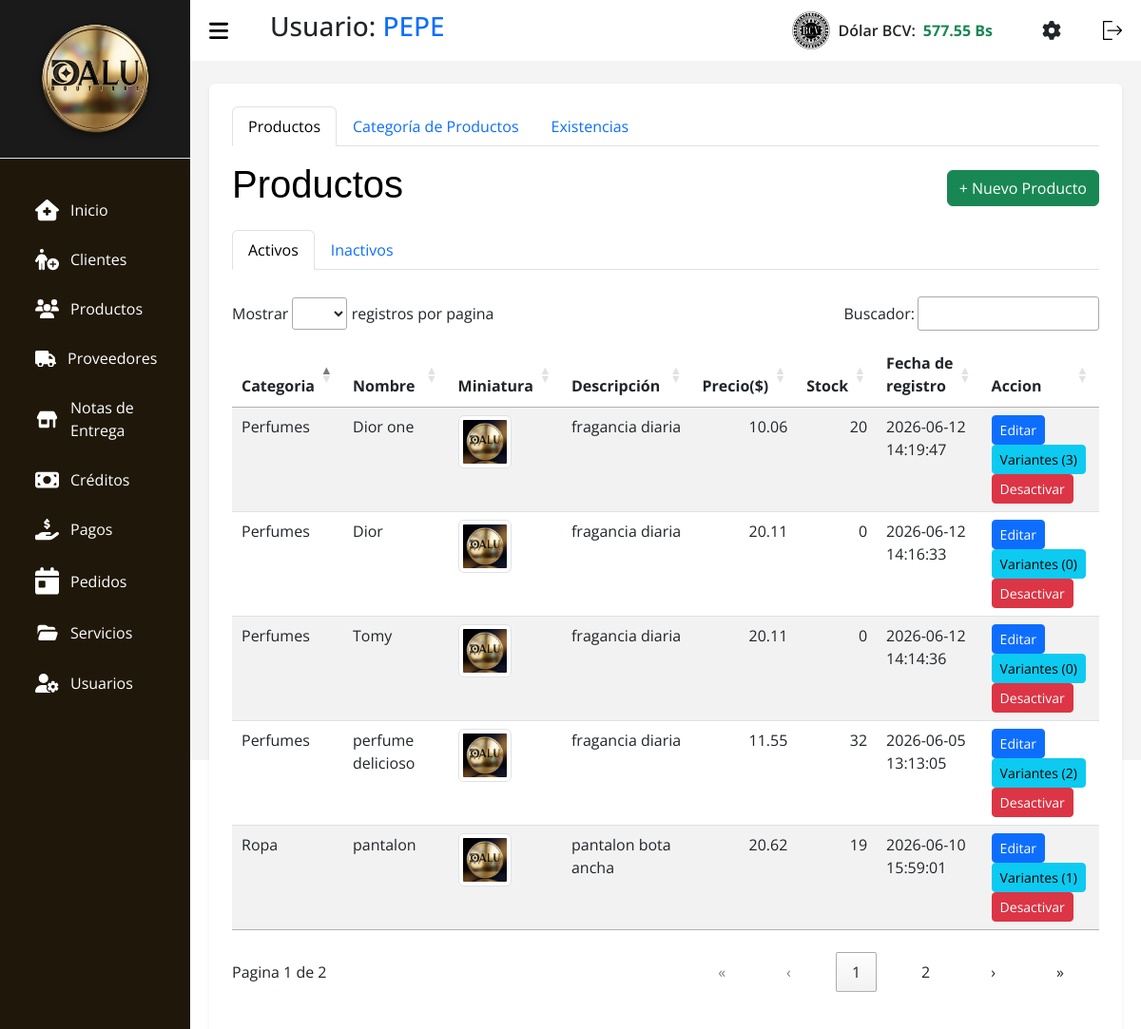
The page /index.php?c=Productos (signed in) on the database its author committed.
### tables this page shows
CREATE TABLE `tasa` (
  `id` int(11) NOT NULL,
  `nombre` varchar(50) NOT NULL,
  `valor` decimal(10,2) NOT NULL,
  `fecha_actualizacion` datetime NOT NULL DEFAULT current_timestamp()
);

CREATE TABLE `productos` (
  `id` int(11) NOT NULL,
  `id_categoria` int(11) NOT NULL,
  `nombre` varchar(150) NOT NULL,
  `descripcion` text DEFAULT NULL,
  `precio_compra` decimal(10,2) NOT NULL DEFAULT 0.00,
  `precio_venta` decimal(10,2) NOT NULL,
  `stock_minimo` int(11) DEFAULT 3,
  `marca` varchar(50) DEFAULT NULL,
  `imagen_principal` varchar(255) DEFAULT NULL,
  `activo` tinyint(1) DEFAULT 1,
  `ventas_totales` int(11) DEFAULT 0,
  `fecha_registro` timestamp NOT NULL DEFAULT current_timestamp()
);

CREATE TABLE `categorias` (
  `id` int(11) NOT NULL,
  `nombre` varchar(100) NOT NULL,
  `descripcion` text DEFAULT NULL,
  `fecha_registro` timestamp NOT NULL DEFAULT current_timestamp(),
  `activo` tinyint(1) NOT NULL DEFAULT 1
);

### src/Models/Tasa.php (called while the page is built, shortened)
<?php
class Tasa extends Conexion {
    public function getLatest($nombre = 'BCV') {
        try {
            $stmt = $this->prepare("SELECT * FROM tasa WHERE nombre = :nombre ORDER BY id DESC LIMIT 1");
            $stmt->bindParam(':nombre', $nombre, PDO::PARAM_STR);
            $stmt->execute();
            return $stmt->fetch(PDO::FETCH_ASSOC);
        } catch (PDOException $e) {
            return false;
        }
    }
}

### src/Models/Productos.php (called while the page is built, shortened)
<?php
class Productos extends Conexion {
    public function search() {
        $sql = "SELECT p.*, c.nombre AS categoria_nombre, (SELECT COUNT(*) FROM producto_variantes WHERE id_producto = p.id AND activo = 1) as total_variantes, (SELECT COALESCE(SUM(v.stock), 0) FROM producto_variantes v WHERE v.id_producto = p.id AND v.activo = 1) AS stock_total FROM productos p
                JOIN categorias c ON p.id_categoria = c.id
                WHERE p.activo = 1
                ORDER BY p.fecha_registro DESC";
        $stmt = $this->prepare($sql);
        $stmt->execute();
        return $stmt->fetchAll(PDO::FETCH_ASSOC);
    }
}

### src/Views/V_Productos.php (the view, shortened to what this page needs)
<!DOCTYPE html>
<html lang="es">
<head>
    <link rel="stylesheet" href="assets/css/css.css">
    <link rel="stylesheet" href="assets/css/tabla.css">
    <link rel="stylesheet" href="assets/css/header.css">
    <link rel="stylesheet" href="assets/bootstrap.min.css">
    <link rel="stylesheet" href="assets/DataTablet/datatables.css">
    <link rel="stylesheet" href="assets/css/libs/select2.min.css">
    <link rel="stylesheet" href="assets/css/libs/select2-bootstrap-5-theme.min.css">
</head>
<body>
    <?php require_once __DIR__ . "/../Views/layout/header.php"; ?>
    <main>
        <div class="container bg-white p-4 rounded shadow-sm">
            <ul class="nav nav-tabs mb-3" id="mainTabs" role="tablist">
                <li class="nav-item">
                    <button class="nav-link active" id="tab-productos" data-bs-toggle="tab" data-bs-target="#productos"
                        type="button">Productos</button>
                </li>
                <li class="nav-item">
                    <button class="nav-link" id="tab-categorias" data-bs-toggle="tab" data-bs-target="#categorias"
                        type="button">Categoría de Productos</button>
                </li>
                <li class="nav-item">
                    <button class="nav-link" id="tab-inventario" data-bs-toggle="tab" data-bs-target="#inventario"
                        type="button">Existencias</button>
                </li>
            </ul>
            <div class="tab-content">
                <div class="tab-pane fade show active" id="productos">
                    <div class="d-flex justify-content-between align-items-center mb-3">
                        <h1 class="titulo text-black">Productos</h1>
                        <button class="btn btn-success" data-bs-toggle="modal" data-bs-target="#modalAgregar">+ Nuevo
                        Producto</button>
                    </div>
                    <ul class="nav nav-tabs mb-3" id="productoTabs" role="tablist">
                        <li class="nav-item">
                            <button class="nav-link active" id="activos-tab" data-bs-toggle="tab" data-bs-target="#activos"
                                type="button">Activos</button>
                        </li>
                        <li class="nav-item">
                            <button class="nav-link" id="inactivos-tab" data-bs-toggle="tab" data-bs-target="#inactivos"
                                type="button">Inactivos</button>
                        </li>
                    </ul>
                    <div class="tab-content">
                        <div class="tab-pane fade show active" id="activos">
                            <div class="table-responsive">
                                <table id="tablaActivos" class="table-DT table table-striped">
                                    <thead>
                                        <tr>
                                            <th scope="col">Categoria</th>
                                            <th scope="col">Nombre</th>
                                            <th scope="col">Miniatura</th>
                                            <th scope="col">Descripción</th>
                                            <th scope="col">Precio($)</th>
                                            <th scope="col">Stock</th>
                                            <th scope="col">Fecha de registro</th>
                                            <th scope="col">Accion</th>
                                        </tr>
                                    </thead>
                                    <tbody>
                                        <?php foreach ($productos as $p): ?>
                                        <tr>
                                            <td><?php echo $p['categoria_nombre'] ?? $p['categoria']; ?></td>
                                            <td><?php echo $p['nombre']; ?></td>
                                            <td>
                                                <?php $thumb = !empty($p['imagen_principal']) ? $p['imagen_principal'] : 'assets/img/products/default.jpeg'; ?>
                                                <img src="<?= htmlspecialchars($thumb) ?>" alt="miniatura" class="img-thumbnail product-thumb" style="width:56px;height:56px;object-fit:cover;cursor:pointer;" data-src="<?= htmlspecialchars($thumb) ?>" />
                                            </td>
                                            <td><?php echo $p['descripcion']; ?></td>
                                            <td><?php echo $p['precio_venta'] ?? $p['precio']; ?></td>
                                            <td><?php echo $p['stock_total'] ?? ($p['stock_total'] ?? 0); ?></td>
                                            <td><?php echo $p['fecha_registro']; ?></td>
                                            <td>
                                                <button class="btn btn-sm btn-primary" data-bs-toggle="modal"
                                                    data-bs-target="#modalEditar<?= $p['id'] ?>">Editar</button>
                                                <button type="button" class="btn btn-sm btn-info view-variants-btn" data-id="<?= $p['id'] ?>">Variantes (<?= $p['total_variantes'] ?? 0 ?>)</button>
                                                <button type="button" class="btn btn-sm btn-danger" data-bs-toggle="modal"
                                                    data-bs-target="#modalConfirmarEliminar<?= $p['id'] ?>">Desactivar</button>
                                            </td>
                                        </tr>
                                        <?php endforeach; ?>
                                    </tbody>
                                </table>
                            </div>
                        </div>
                    </div>
                </div>
            </div>
        </div>
    </main>
    </body>
    </html>

### src/Views/layout/header.php (shortened to what this page needs)
<?php
$tasaModel_header = new Tasa();
$tasaActual_header = $tasaModel_header->getLatest();
$tasaValor = $tasaActual_header ? number_format((float)$tasaActual_header['valor'], 2) : '0.00';
?>
<section id="sidebar">
  <div class="sidebar-heading border-bottom p-3" style="background-color: #1a1a1a; text-align: center;">
    <img src="assets/img/dalulisto.png" style="max-width: 80%; height: auto; filter: drop-shadow(0px 2px 4px rgba(0,0,0,0.5));" alt="Logo Dalu">
  </div>
  <ul class="side-menu">
    <li class="nav-item m-1 fs-6">
      <a class="nav-link active" aria-current="page" href="?c=Home">
        Inicio</a>
    </li>
    <li class="nav-item m-1 fs-6">
      <a class="nav-link" href="?c=Clientes">
        Clientes
      </a>
    </li>
    <li class="nav-item m-1 fs-6">
      <a class="nav-link" href="?c=Productos">
        Productos
      </a>
    </li>
    <li class="nav-item m-1 fs-6">
      <a class="nav-link" href="?c=Proveedores">
        Proveedores
      </a>
    </li>
    <li class="nav-item m-1 fs-6">
      <a class="nav-link" href="?c=Notas">
        Notas de
        <br>
        Entrega
      </a>
    </li>
    <li class="nav-item m-1 fs-6">
      <a class="nav-link" href="?c=Creditos">
        Créditos
      </a>
    </li>
    <li class="nav-item m-1 fs-6">
      <a class="nav-link" href="?c=Pagos">
        Pagos
      </a>
    <li class="nav-item m-1 fs-6">
      <a class="nav-link" href="?c=Pedidos">
        Pedidos
      </a>
    </li>
    <li class="nav-item m-1 fs-6">
      <a class="nav-link" href="?c=Servicios">
        Servicios
      </a>
    </li>
    <li class="nav-item  m-1 fs-6">
      <a class="nav-link" href="?c=Usuarios">
        Usuarios
      </a>
    </li>
  </ul>
</section>
<section id="content">
  <nav>
    <h3 class="ms-3">Usuario: <span class="text-primary"><?= htmlspecialchars($_SESSION['nombre']) ?></span></h3>
    <div class="d-flex align-items-center ms-auto me-4" id="bcvDiv" style="cursor:pointer;" data-bs-toggle="modal" data-bs-target="#modalTasa">
        <img class="img-bcv me-2" src="assets/img/bcv2.png" alt="BCV" width="40">
        <span class="text-dark fw-semibold me-2">Dólar BCV:</span>
        <span class="text-success fw-bold" id="Dolar_bcv"><?= htmlspecialchars($tasaValor) ?> Bs</span>
    </div>
    <a href="?c=Ajustes" class="me-3 text-dark" title="Ajustes y Configuración">
    </a>
    <form action="index.php?c=login&a=Logout" method="POST">
      <button type="submit" style="background: none; border: none; cursor: pointer;">
      </button>
    </form>
  </nav>

### assets/css/css.css (style rules this page uses)
* { margin: 0; padding: 0; text-decoration: none; box-sizing: border-box; font-family: 'Segoe UI', Tahoma, Geneva, Verdana, sans-serif; }
body { font-family: Arial, Helvetica, sans-serif; height: 100vh; display: flex; flex-wrap: nowrap; background: #9794942c; }
main { width: 100%; padding: 24px 20px 20px 20px; }

### assets/css/tabla.css (style rules this page uses)
.titulo { color: #0508c7; font-family: Impact, Haettenschweiler, 'Arial Narrow Bold', sans-serif; }
.table { border-radius: 10px; }

### assets/css/header.css (style rules this page uses)
* { font-family: 'Open Sans', sans-serif; margin: 0; padding: 0; box-sizing: border-box; }
:root { --grey: #F1F0F6; --dark-grey: #2610a1be; --light: #fff; --dark: #000; --green: #81D43A; --light-green: #E3FFCB; --blue: #1775F1; --light-blue: #D0E4FF; --dark-blue: #0C5FCD; --red: #FC3B56; }
li { list-style: none; }
#sidebar { position: fixed; max-width: 200px; width: 100%; background: var(--light); top: 0; left: 0; height: 100%; overflow-y: auto; transition: all .3s ease; background-color: #1f1709; z-index: 200; }
#sidebar .icon { min-width: 22px; display: flex; justify-content: center; align-items: center; margin-right: 12px; }
#sidebar .side-menu { margin: 30px 0; padding: 0 18px; transition: all .3s ease; }
#sidebar .side-menu a { display: flex; align-items: center; font-size: 16px; color: var(--light); padding: 12px 16px 12px 0; border-radius: 20px; margin: 4px 0; white-space: nowrap; }
#content { position: relative; width: calc(100% - 200px); left: 200px; transition: all .3s ease; background-color: #49494a0f; }
nav { background: var(--light); height: 64px; padding: 0 20px; display: flex; align-items: center; grid-gap: 28px; position: sticky; top: 0; left: 0; z-index: 100; justify-content: space-between; }
nav .toggle-sidebar { font-size: 18px; cursor: pointer; }
svg { width: 20px; cursor: pointer; }
.icon { margin-left: 15px; align-items: baseline; width: 25px; transition: 1.3s; }

### assets/DataTablet/datatables.css (style rules this page uses)
:root { --dt-row-selected: 13, 110, 253; --dt-row-selected-text: 255, 255, 255; --dt-row-selected-link: 9, 10, 11; --dt-row-stripe: 0, 0, 0; --dt-row-hover: 0, 0, 0; --dt-column-ordering: 0, 0, 0; --dt-html-background: white; }
table.dataTable thead > tr > th.dt-orderable-asc, table.dataTable thead > tr > th.dt-orderable-desc, table.dataTable thead > tr > th.dt-ordering-asc, table.dataTable thead > tr > th.dt-ordering-desc, table.dataTable thead > tr > td.dt-orderable-asc, table.dataTable thead > tr > td.dt-orderable-desc, table.dataTable thead > tr > td.dt-ordering-asc, table.dataTable thead > tr > td.dt-ordering-desc { position: relative; padding-right: 30px; }
table.dataTable thead > tr > th.dt-orderable-asc, table.dataTable thead > tr > th.dt-orderable-desc, table.dataTable thead > tr > td.dt-orderable-asc, table.dataTable thead > tr > td.dt-orderable-desc { cursor: pointer; }
table.dataTable th, table.dataTable td { box-sizing: border-box; }
table.dataTable th.dt-type-numeric, table.dataTable th.dt-type-date, table.dataTable td.dt-type-numeric, table.dataTable td.dt-type-date { text-align: right; }
table.dataTable thead th, table.dataTable thead td, table.dataTable tfoot th, table.dataTable tfoot td { text-align: left; }
table.dataTable { width: 100%; margin: 0 auto; border-spacing: 0; }
table.dataTable thead th, table.dataTable tfoot th { font-weight: bold; }
table.dataTable > thead > tr > th, table.dataTable > thead > tr > td { padding: 10px; border-bottom: 1px solid rgba(0, 0, 0, 0.3); }
table.dataTable > tbody > tr { background-color: transparent; }
table.dataTable > tbody > tr:first-child > * { border-top: none; }
table.dataTable > tbody > tr:last-child > * { border-bottom: none; }
table.dataTable > tbody > tr > th, table.dataTable > tbody > tr > td { padding: 8px 10px; }
div.dt-container div.dt-layout-full > *:only-child { margin-left: auto; margin-right: auto; }
div.dt-container.dt-empty-footer tbody > tr:last-child > * { border-bottom: 1px solid rgba(0, 0, 0, 0.3); }

### rows shown on the page
tasa: valor "577.55"
productos: id_categoria.nombre "Perfumes", nombre "Dior one", descripcion "fragancia diaria", precio_venta "10.06", stock_total "20", fecha_registro "2026-06-12 14:19:47", total_variantes "3"
productos: id_categoria.nombre "Perfumes", nombre "Dior", descripcion "fragancia diaria", precio_venta "20.11", stock_total "0", fecha_registro "2026-06-12 14:16:33", total_variantes "0"
productos: id_categoria.nombre "Perfumes", nombre "Tomy", descripcion "fragancia diaria", precio_venta "20.11", stock_total "0", fecha_registro "2026-06-12 14:14:36", total_variantes "0"
productos: id_categoria.nombre "Ropa", nombre "pantalon", descripcion "pantalon bota ancha", precio_venta "20.62", stock_total "19", fecha_registro "2026-06-10 15:59:01", total_variantes "1"
productos: id_categoria.nombre "Perfumes", nombre "perfume delicioso", descripcion "fragancia diaria", precio_venta "11.55", stock_total "32", fecha_registro "2026-06-05 13:13:05", total_variantes "2"

### other values the page prints
$_SESSION['nombre'] "PEPE"
